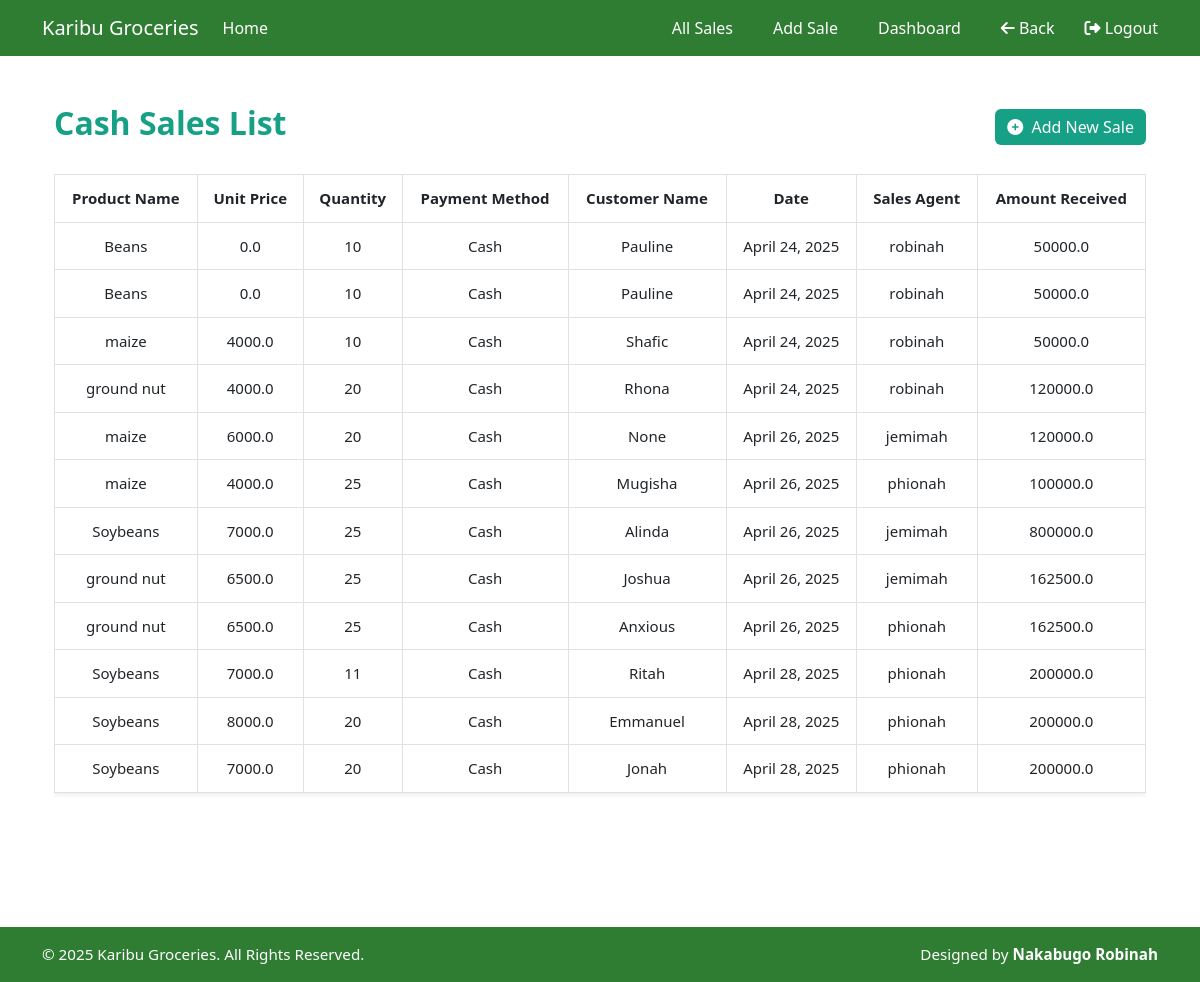
The page /allsales/ (signed in) on the database as committed earlier.
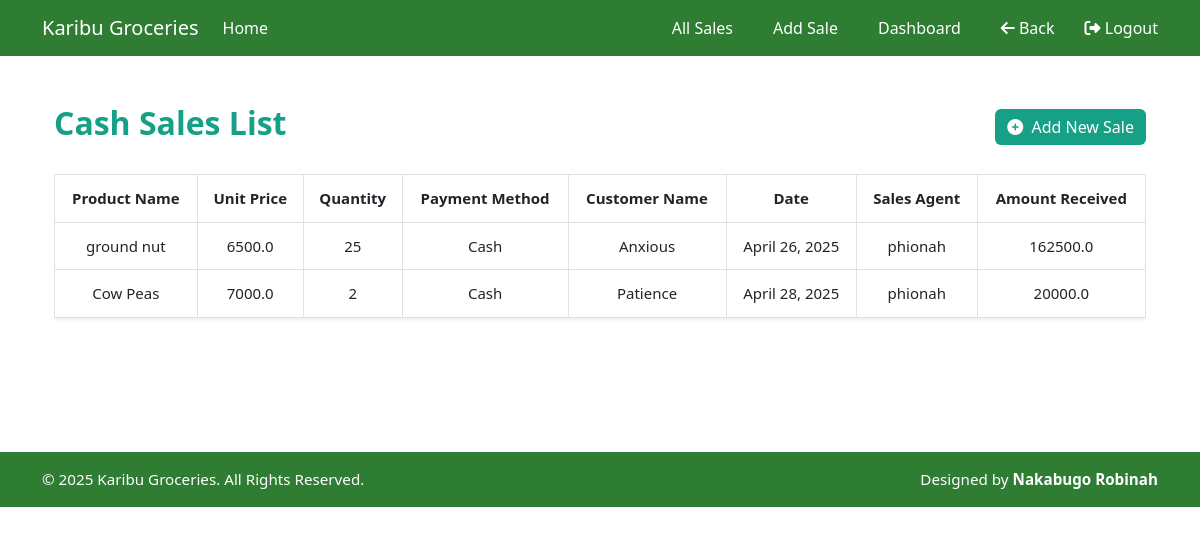
The same page on the database as committed later.
### ledger/models.py (models this page shows, shortened)
class Sale(models.Model):
    product_name = models.ForeignKey(Stock, on_delete=models.CASCADE)
    unit_price = models.FloatField(blank=False, null=True, default=0)
    quantity = models.IntegerField(default=0, null=True, blank=False)
    category = models.ForeignKey(Category, on_delete=models.CASCADE, null=True)
    customer_name = models.CharField(max_length=100, blank=True, null=True)
    payment_method = models.CharField(
        max_length=10,
        choices=[("Cash", "Cash"), ("cheque", "Cheque")],
        default="Cash"
    )
    date = models.DateField(auto_now_add=True)
    dispatch_time = models.TimeField(blank=True, null=True)
    salesagent = models.ForeignKey(Userprofile, on_delete=models.SET_NULL, null=True, blank=False)
    amount_received = models.FloatField(blank=False, default=0, null=True)
    branch = models.CharField(max_length=20, choices=[("Maganjo", "Maganjo"), ("Matugga", "Matugga")])

class Stock(models.Model):
    category_name = models.ForeignKey(Category, on_delete=models.CASCADE, null=True, blank=True)
    item_name = models.CharField(max_length=10, null=True, blank=False)
    total_quantity = models.IntegerField(default=0, null=True, blank=False)
    issued_quantity = models.IntegerField(default=0, null=True, blank=False)
    received_quantity = models.IntegerField(default=0, null=True, blank=False)
    type_of_stock = models.CharField(max_length=20)
    cost = models.DecimalField(max_digits=10, decimal_places=2, null=True, blank=False)
    supplier_type = models.CharField(
        max_length=20,
        choices=[
            ("individual", "Individual Dealer"),
            ("company", "Company"),
            ("farm", "KGL Farm")
        ]
    )
    date = models.DateField(auto_now_add=True)
    branch = models.CharField(max_length=20, choices=[("Maganjo", "Maganjo"), ("Matugga", "Matugga")])
    unit_price = models.FloatField(blank=True, default=0, null=True)
    unit_cost = models.FloatField(blank=True, default=0, null=True)
    def __str__(self):
        return self.item_name if self.item_name else "unnamed stock item"

class Userprofile(AbstractUser):
    is_salesagent = models.BooleanField(default=False)
    is_manager = models.BooleanField(default=False)
    is_owner = models.BooleanField(default=False)
    username = models.CharField(max_length=50, unique=True)
    email = models.EmailField(max_length=25, unique=True)
    address = models.TextField(max_length=25, blank=True)
    phonenumber = models.CharField(max_length=25, blank=True)
    gender = models.CharField(max_length=10, blank=True, choices=[("Male", "Male"), ("Female", "Female")])
    def __str__(self):
        return self.username # Display username in admin

### ledger/views.py (the view)
# urls.py: path('allsales/',views.allsales, name='allsales'),
@login_required
def allsales(request):
    sales = Sale.objects.all()  # fetch all sales from the database
    return render(request, 'ledger/allsales.html', {'sales':sales})

### ledger/templates/ledger/allsales.html (shortened to what this page needs)
{% extends 'base.html' %}
{% block content %}
<main class="container mt-4">
  <div class="d-flex justify-content-between align-items-center mb-4">
    <h2>Cash Sales List</h2>
    <a href="{% url 'addsales' %}" class="btn btn-success">
      <i class="fas fa-plus-circle me-1"></i> Add New Sale
    </a>
  </div>
  <div class="table-responsive">
    <table class="table table-bordered table-hover shadow-sm">
      <thead>
        <tr>
          <th>Product Name</th>
          <th>Unit Price</th>
          <th>Quantity</th>
          <th>Payment Method</th>
          <th>Customer Name</th>
          <th>Date</th>
          <th>Sales Agent</th>
          <th>Amount Received</th>
        </tr>
      </thead>
      <tbody>
        {% for sale in sales %}
        <tr>
          <td>{{ sale.product_name }}</td>
          <td>{{ sale.unit_price }}</td>
          <td>{{ sale.quantity }}</td>
          <td>{{ sale.payment_method }}</td>
          <td>{{ sale.customer_name }}</td>
          <td>{{ sale.date }}</td>
          <td>{{ sale.salesagent }}</td>
          <td>{{ sale.amount_received }}</td>
        </tr>
        {% empty %}
        <tr>
          <td colspan="{% if user.is_manager %}9{% else %}8{% endif %}" class="text-muted text-center">No sales records found.</td>
        </tr>
        {% endfor %}
      </tbody>
    </table>
  </div>
</main>
{% endblock %}

Rows that differ between the two databases and show on the page:
removed Sale: product_name "Beans", unit_price "0.0", quantity "10", payment_method "Cash", customer_name "Pauline", date "April 24, 2025", salesagent "robinah", amount_received "50000.0"
removed Sale: product_name "Beans", unit_price "0.0", quantity "10", payment_method "Cash", customer_name "Pauline", date "April 24, 2025", salesagent "robinah", amount_received "50000.0"
removed Sale: product_name "maize", unit_price "4000.0", quantity "10", payment_method "Cash", customer_name "Shafic", date "April 24, 2025", salesagent "robinah", amount_received "50000.0"
removed Sale: product_name "ground nut", unit_price "4000.0", quantity "20", payment_method "Cash", customer_name "Rhona", date "April 24, 2025", salesagent "robinah", amount_received "120000.0"
removed Sale: product_name "maize", unit_price "6000.0", quantity "20", payment_method "Cash", customer_name "None", date "April 26, 2025", salesagent "jemimah", amount_received "120000.0"
removed Sale: product_name "maize", unit_price "4000.0", quantity "25", payment_method "Cash", customer_name "Mugisha", date "April 26, 2025", salesagent "phionah", amount_received "100000.0"
removed Sale: product_name "Soybeans", unit_price "7000.0", quantity "25", payment_method "Cash", customer_name "Alinda", date "April 26, 2025", salesagent "jemimah", amount_received "800000.0"
removed Sale: product_name "ground nut", unit_price "6500.0", quantity "25", payment_method "Cash", customer_name "Joshua", date "April 26, 2025", salesagent "jemimah", amount_received "162500.0"
removed Sale: product_name "Soybeans", unit_price "7000.0", quantity "11", payment_method "Cash", customer_name "Ritah", date "April 28, 2025", salesagent "phionah", amount_received "200000.0"
removed Sale: product_name "Soybeans", unit_price "8000.0", quantity "20", payment_method "Cash", customer_name "Emmanuel", date "April 28, 2025", salesagent "phionah", amount_received "200000.0"
removed Sale: product_name "Soybeans", unit_price "7000.0", quantity "20", payment_method "Cash", customer_name "Jonah", date "April 28, 2025", salesagent "phionah", amount_received "200000.0"
added Sale: product_name "Cow Peas", unit_price "7000.0", quantity "2", payment_method "Cash", customer_name "Patience", date "April 28, 2025", salesagent "phionah", amount_received "20000.0"
